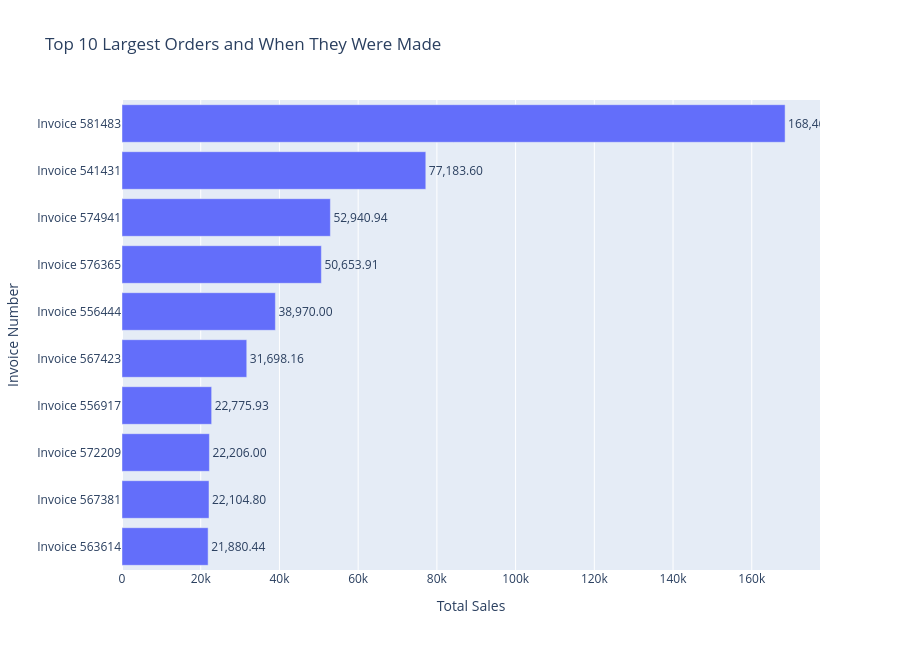

The notebook cell this image was saved under:
### Code cell
# Create an interactive horizontal bar chart for the top 10 largest orders
fig = px.bar(
    top_10_largest_orders.sort_values('Total_Sales'),  # Sort so largest order appears at the top
    x='Total_Sales',                                   # Order value shown on x-axis
    y='Invoice_Label',                                 # Invoice number shown on y-axis
    orientation='h',                                   # Horizontal bar chart
    title='Top 10 Largest Orders and When They Were Made',
    text='Total_Sales',                                # Show sales value on each bar
    hover_data={
        'InvoiceNo': True,                             # Show invoice number in hover
        'InvoiceDate': True,                           # Show full invoice date/time in hover
        'InvoiceDayName': True,                        # Show day of week in hover
        'InvoiceHour': True,                           # Show invoice hour in hover
        'Invoice_Time_of_Day': True,                   # Show morning/afternoon/evening in hover
        'CustomerID_Label': True,                      # Show customer label in hover
        'Country': True,                               # Show country in hover
        'Total_Sales': ':,.2f'                         # Format total sales with commas and 2 decimals
    }
)

# Format the text labels shown on the bars
fig.update_traces(
    texttemplate='%{text:,.2f}',  # Format sales values with commas and 2 decimals
    textposition='outside'        # Place labels outside the bars
)

# Update chart layout and axis labels
fig.update_layout(
    xaxis_title='Total Sales',    # Label for x-axis
    yaxis_title='Invoice Number', # Label for y-axis
    height=650                    # Set chart height
)

# Display the chart
fig.show()

### Figure 1 — Plotly figure (JSON) as saved in the notebook; plotly's stock layout.template omitted (floating-point values rounded to 4 significant figures)
{"data": [{"alignmentgroup": "True", "customdata": [["563614", "2011-08-18T08:51:00", "Thursday", 8, "Morning", "12415", "Australia"], ["567381", "2011-09-20T10:12:00", "Tuesday", 10, "Morning", "17450", "United Kingdom"], ["572209", "2011-10-21T12:08:00", "Friday", 12, "Afternoon", "18102", "United Kingdom"], ["556917", "2011-06-15T13:37:00", "Wednesday", 13, "Afternoon", "12415", "Australia"], ["567423", "2011-09-20T11:05:00", "Tuesday", 11, "Morning", "17450", "United Kingdom"], ["556444", "2011-06-10T15:28:00", "Friday", 15, "Afternoon", "15098", "United Kingdom"], ["576365", "2011-11-14T17:55:00", "Monday", 17, "Evening", "Unknown Customer", "United Kingdom"], ["574941", "2011-11-07T17:42:00", "Monday", 17, "Evening", "Unknown Customer", "United Kingdom"], ["541431", "2011-01-18T10:01:00", "Tuesday", 10, "Morning", "12346", "United Kingdom"], ["581483", "2011-12-09T09:15:00", "Friday", 9, "Morning", "16446", "United Kingdom"]], "hovertemplate": "Total_Sales=%{text:,.2f}<br>Invoice_Label=%{y}<br>InvoiceNo=%{customdata[0]}<br>InvoiceDate=%{customdata[1]}<br>InvoiceDayName=%{customdata[2]}<br>InvoiceHour=%{customdata[3]}<br>Invoice_Time_of_Day=%{customdata[4]}<br>CustomerID_Label=%{customdata[5]}<br>Country=%{customdata[6]}<extra></extra>", "legendgroup": "", "marker": {"color": "#636efa", "pattern": {"shape": ""}}, "name": "", "offsetgroup": "", "orientation": "h", "showlegend": false, "text": [21880.0, 22100.0, 22206, 22780.0, 31700.0, 38970, 50650.0, 52940.0, 77180.0, 168500.0], "textposition": "outside", "texttemplate": "%{text:,.2f}", "type": "bar", "x": [21880.0, 22100.0, 22206, 22780.0, 31700.0, 38970, 50650.0, 52940.0, 77180.0, 168500.0], "xaxis": "x", "y": ["Invoice 563614", "Invoice 567381", "Invoice 572209", "Invoice 556917", "Invoice 567423", "Invoice 556444", "Invoice 576365", "Invoice 574941", "Invoice 541431", "Invoice 581483"], "yaxis": "y"}], "layout": {"barmode": "relative", "height": 650, "legend": {"tracegroupgap": 0}, "title": {"text": "Top 10 Largest Orders and When They Were Made"}, "xaxis": {"anchor": "y", "domain": [0, 1], "title": {"text": "Total Sales"}}, "yaxis": {"anchor": "x", "domain": [0, 1], "title": {"text": "Invoice Number"}}}}
